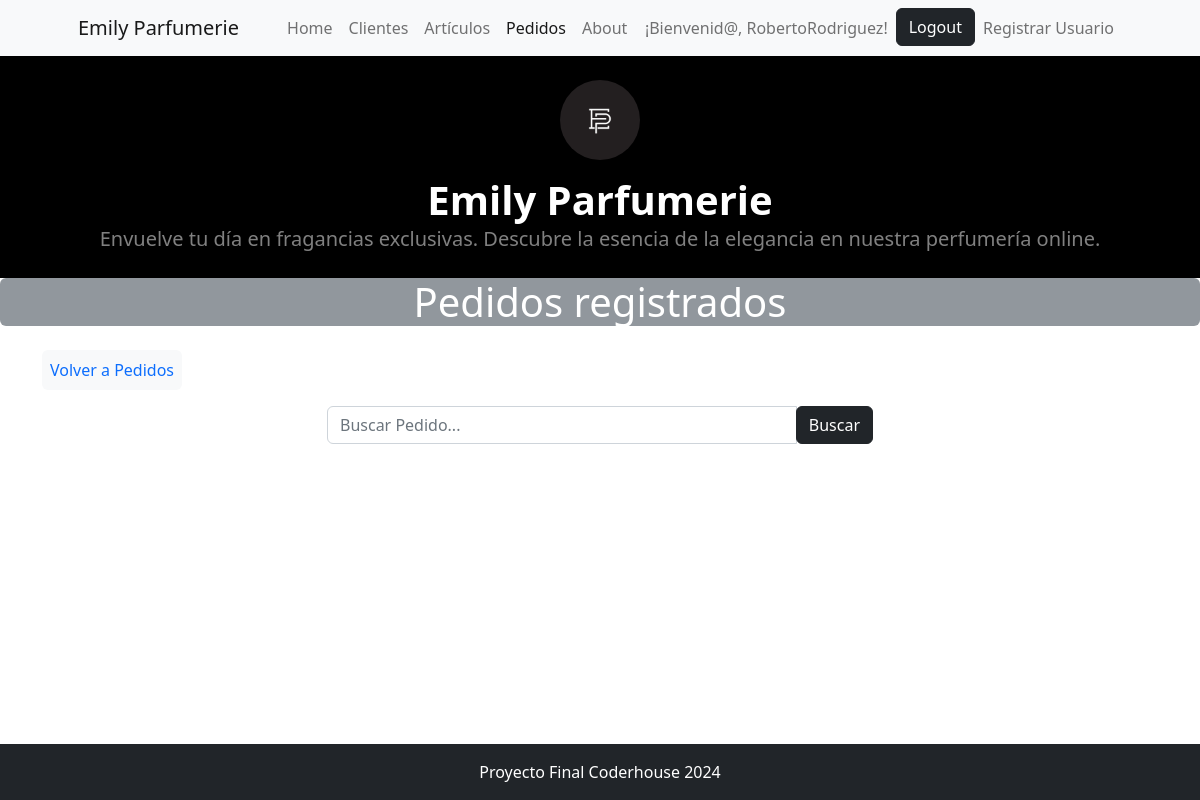
The page /cliente/pedido/list/ (signed in) on the database as committed earlier.
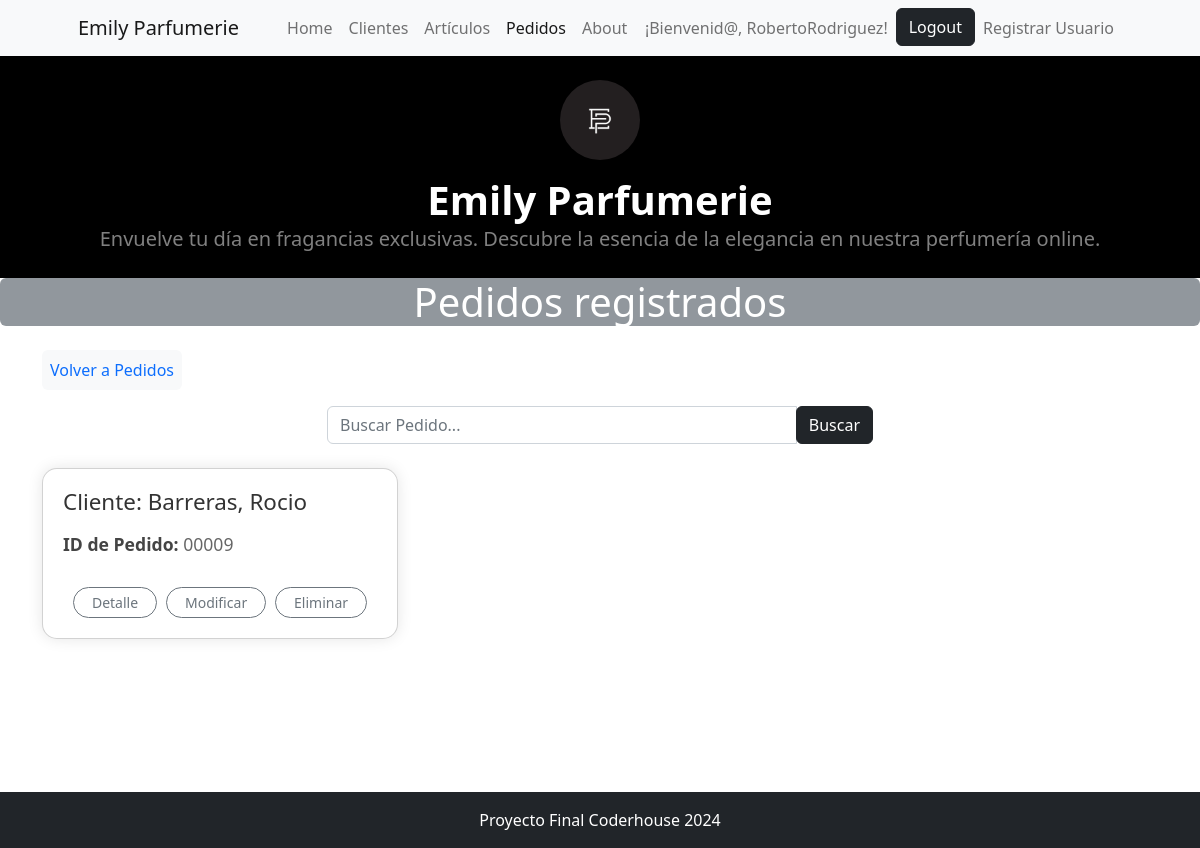
The same page on the database as committed later.
### cliente/models.py (models this page shows, shortened)
class Pedido(models.Model):
    vendedor = models.ForeignKey(Vendedor,on_delete=models.DO_NOTHING, verbose_name="Vendedor")
    cliente = models.ForeignKey(Cliente,on_delete=models.SET_NULL, null=True, blank=True,verbose_name='Cliente')
    articulo = models.ForeignKey(Articulo,on_delete=models.DO_NOTHING,verbose_name='Artículo')
    cantidad = models.PositiveIntegerField(verbose_name='Cantidad', default=0)
    total_venta = models.DecimalField(max_digits=20, decimal_places=2, verbose_name='Total venta', editable=False)
    fecha_creacion = models.DateField(null=True, blank=True, default=timezone.now, editable=False, verbose_name="Fecha de creación")
    class Meta:
        ordering = ("-fecha_creacion",)

class Cliente(models.Model):
    nombre = models.CharField(max_length=200, verbose_name='Nombre')
    apellido = models.CharField(max_length=200, verbose_name='Apellido')
    dni = models.CharField(max_length=8,verbose_name='DNI', unique=True)
    fecha_nacimiento = models.DateField(null=True, blank=True, verbose_name="Fecha de Nacimiento")
    direccion =  models.CharField(max_length=200, verbose_name='Dirección')
    ciudad =  models.CharField(max_length=200, verbose_name='Ciudad', default='',null=False)
    avatar = models.ImageField(upload_to="avatares", null=True, blank=True)
    def __str__(self):
        return f"{self.apellido}, {self.nombre}"
    class Meta:
        verbose_name_plural = "Clientes"
        verbose_name = 'Cliente'

### cliente/views.py (the view)
# urls.py: path("pedido/list/", views.PedidoList.as_view(), name="pedido_list"),
@method_decorator(login_required, name='dispatch')
class PedidoList(ListView):
    model = models.Pedido
    def get_queryset(self):
        queryset = super().get_queryset()
        consulta = self.request.GET.get('consulta')
        if consulta:
            queryset = queryset.filter(
                Q(cliente__nombre__icontains=consulta) |
                Q(cliente__apellido__icontains=consulta) |
                Q(articulo__nombre__icontains=consulta)
            )
        return queryset

### cliente/templates/cliente/pedido_list.html (shortened to what this page needs)
{% extends 'core/base.html' %}
{% block titulo %}
    Pedidos registrados
{% endblock titulo %}
{% block contenido %}
<div class="container my-4">
    <div class="d-inline-block bg-light text-primary p-2 rounded">
        <a href="{% url 'cliente:pedidos' %}" class="text-primary text-decoration-none">Volver a Pedidos</a>
    </div>
    <div class="row justify-content-center my-3">
        <div class="col-md-6">
            <form class="form-inline" action="{% url 'cliente:pedido_list' %}" method="get">
                <div class="input-group">
                    <input type="text" class="form-control" name="consulta" placeholder="Buscar Pedido...">
                    <div class="input-group-append">
                        <button class="btn btn-dark" type="submit">Buscar</button>
                    </div>
                </div>
            </form>
        </div>
    </div>
    <section class="clientes mt-4">
        <div class="row">
            {% for pedido in object_list %}
                <div class="col-md-4 mb-3">
                    <div class="card">
                        <div class="card-body">
                            <h3 class="card-title">Cliente: {{ pedido.cliente }}</h3>
                            <p class="card-text">
                                <strong>ID de Pedido:</strong> 0000{{ pedido.id }}
                            </p>
                            <div class="btn-group">
                                <a href="{% url 'cliente:pedido_detail' pedido.id %}" class="btn btn-outline-secondary btn-sm rounded-pill">Detalle</a>
                                <a href="{% url 'cliente:pedido_update' pedido.id %}" class="btn btn-outline-secondary btn-sm rounded-pill">Modificar</a>
                                <a href="{% url 'cliente:pedido_delete' pedido.id %}" class="btn btn-outline-secondary btn-sm rounded-pill">Eliminar</a>
                            </div>
                        </div>
                    </div>
                </div>
            {% endfor %}
        </div>
    </section>
    <div style="height: 50px;"></div>
</div>
{% endblock contenido %}

Rows that differ between the two databases and show on the page:
added Pedido: cliente "Barreras, Rocio", id "9"
